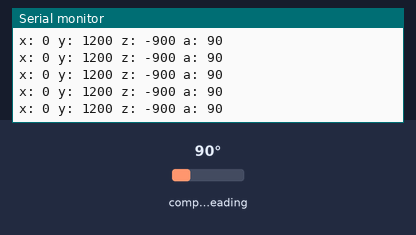
A sketch run on a simulated Arduino Uno, built with avr-gcc and run on an emulated ATmega328P. On the bench: the last lines printed to the serial monitor. The inputs (shaded band) are chosen by the test bench; at power-on: compass heading 90°.

Above: at 1.2 s.
1.3 s: compass heading set to 7°
At 1.8 s:
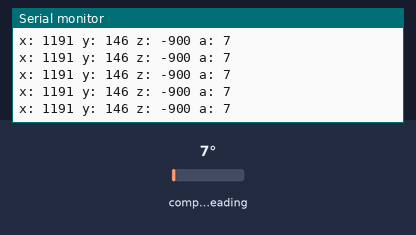
4.3 s: compass heading set to 90°
At 4.8 s:
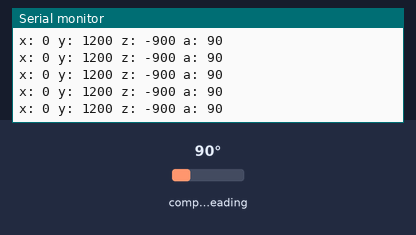
7.3 s: compass heading set to 180°
At 7.8 s:
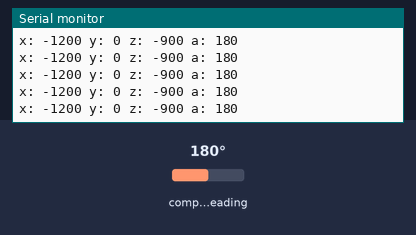
10.3 s: compass heading set to 7°
At 10.8 s:
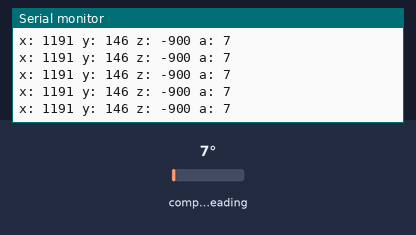
13.3 s: compass heading set to 269°
At 14.3 s:
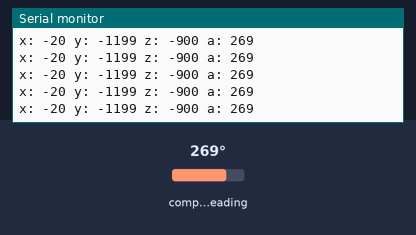
Timing chart, 0 to 16.3 s (numbered marks = the images above; inputs shaded):
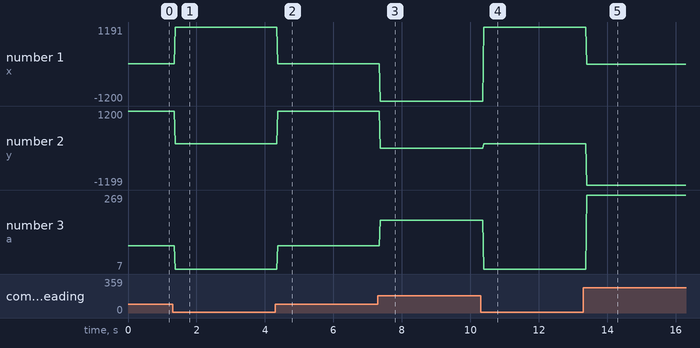

The sketch:

compass.ino
```cpp
#include <Wire.h>
#include <MechaQMC5883.h>

MechaQMC5883 qmc;

void setup() {
  Wire.begin();
  Serial.begin(9600);
  qmc.init();
  //qmc.setMode(Mode_Continuous,ODR_200Hz,RNG_2G,OSR_256);
}

void loop() {
  int x, y, z;
  int azimuth;
  //float azimuth; //is supporting float too
  qmc.read(&x, &y, &z, &azimuth);
  azimuth = qmc.azimuth(&y,&x);//you can get custom azimuth
  Serial.println();
  Serial.print("x: ");
  Serial.print(x);
  Serial.print(" y: ");
  Serial.print(y);
  Serial.print(" z: ");
  Serial.print(z);
  Serial.print(" a: ");
  Serial.print(azimuth);
  Serial.println();
  if (y > 2060 && x < -1200 && x > -1340) {
    Serial.println("N");
  }
  else if (y < 800 && y > 700 && x < 0 && x > -200) {
    Serial.println("W");
  }
  else if (y < 750 && y > 550 && x < -2500) {
    Serial.println("E");
  }
  else if (y < -450 && y > -650 && x < -1000 && x > -1200) {
    Serial.println("S");
  }
  else{ }
}
```

Measured:
- after the input at 1.3 s, the serial monitor: prints a new line after 0.08 s (image 1)
- after the input at 7.3 s, the serial monitor: prints a new line after 0.07 s (image 3)
- after the input at 10.3 s, the serial monitor: prints a new line after 0.10 s (image 4)
- after the input at 13.3 s, the serial monitor: prints a new line after 0.10 s (image 5)
- plotted number 1: 0 → 1191 after the input at 1.3 s, 0 → -1200 after the input at 7.3 s, -1200 → 1191 after the input at 10.3 s, 1191 → -20 after the input at 13.3 s
- plotted number 2: 1200 → 146 after the input at 1.3 s, 0 → 146 after the input at 10.3 s, 146 → -1199 after the input at 13.3 s
- plotted number 3: 90 → 7 after the input at 1.3 s, 90 → 180 after the input at 7.3 s, 180 → 7 after the input at 10.3 s, 7 → 269 after the input at 13.3 s
